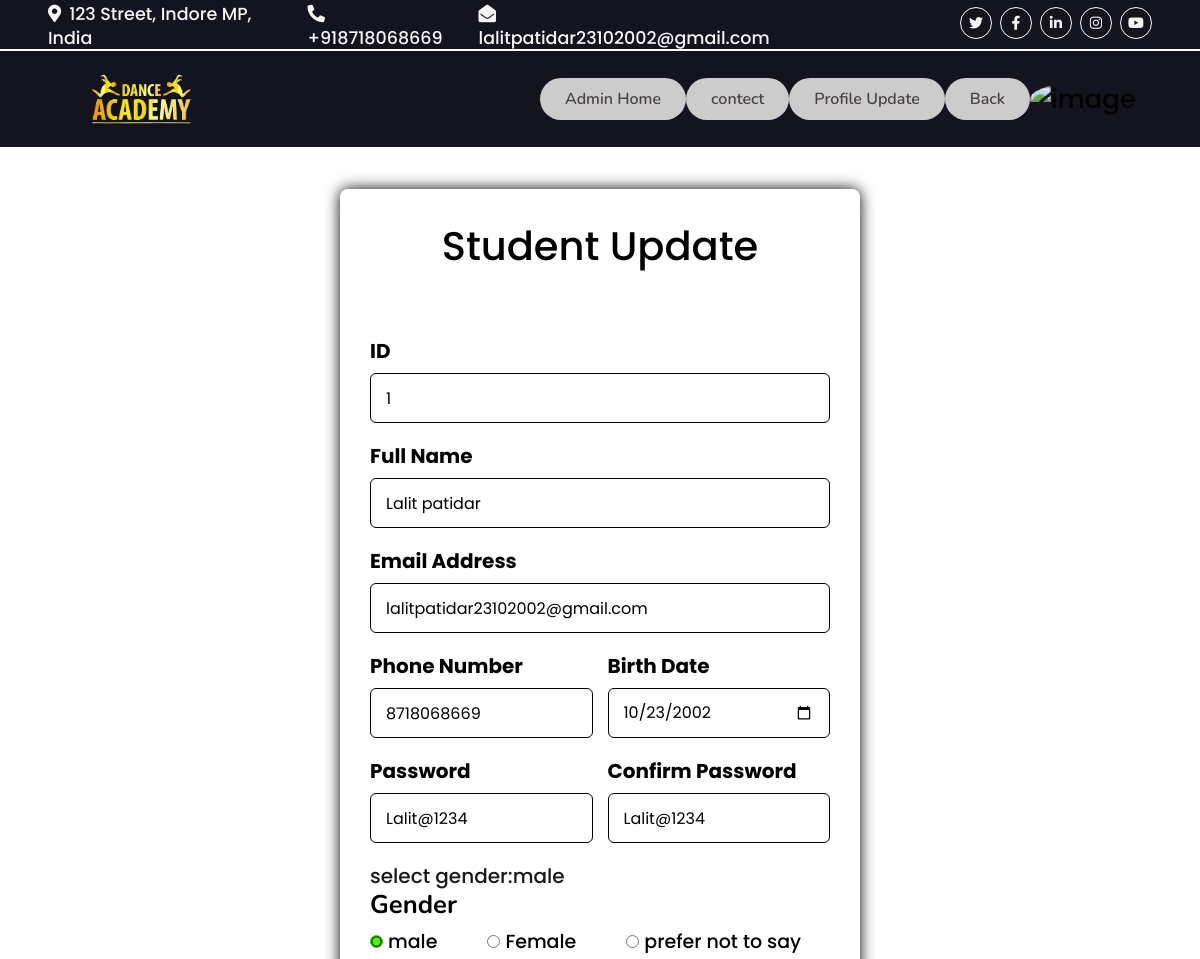
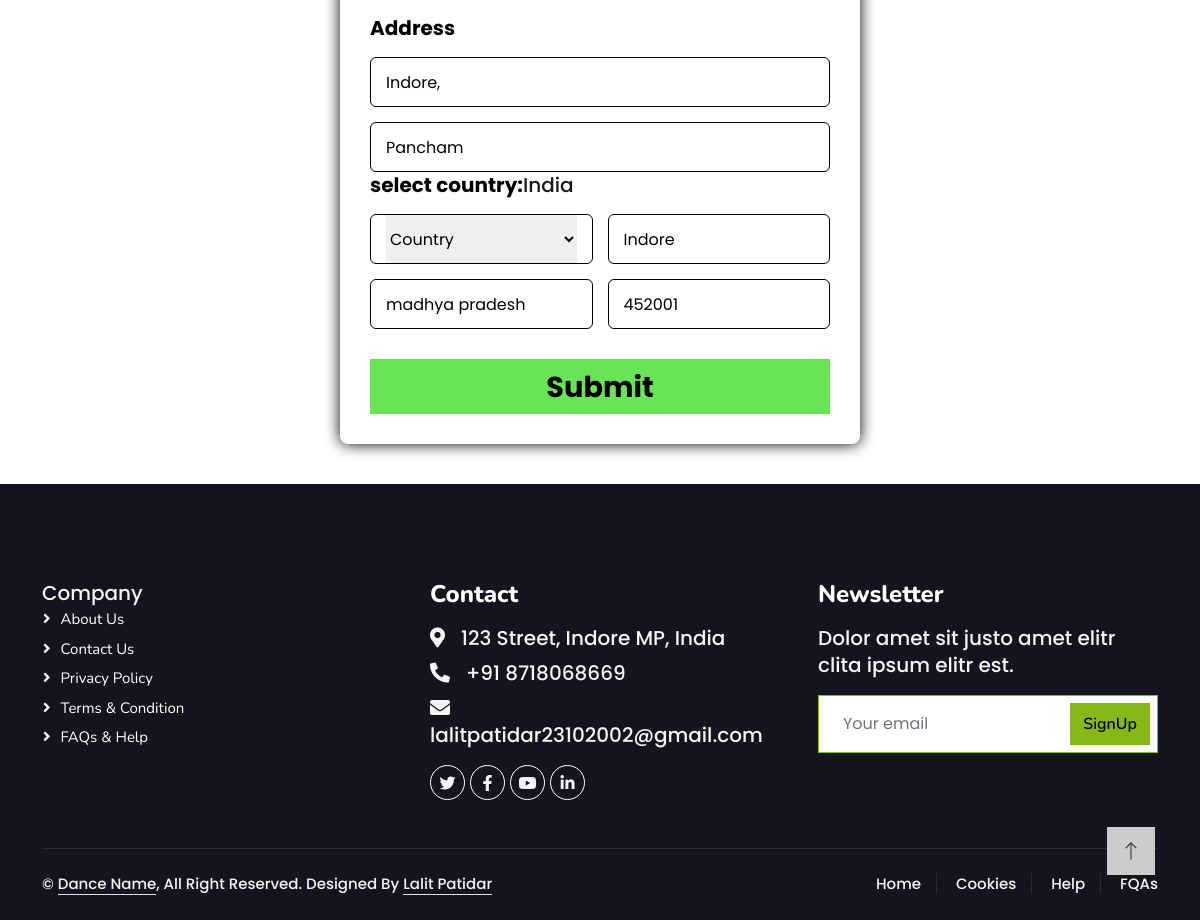
The page /adminhome/student_update_record/?id=1 on the database its author committed (2 pictures, top to bottom).
### my1/models.py (models this page shows)
class mstuser(models.Model):
    id=models.AutoField(primary_key=True)
    fnm=models.CharField(max_length=50)
    email=models.EmailField(max_length=80, unique=True)
    mno=models.CharField(max_length=10, unique=True)
    dob=models.CharField(max_length=15)
    pwd=models.CharField(max_length=50)
    gender=models.CharField(max_length=10)
    address1=models.CharField(max_length=100)
    address2=models.CharField(max_length=100)
    country=models.CharField(max_length=50)
    city=models.CharField(max_length=50)
    region=models.CharField(max_length=50)
    pin=models.IntegerField()
    role=models.CharField(max_length=50)
    image=models.FileField(upload_to='uploads/')

### adminapp/views.py (the view, shortened to what this page needs)
# urls.py: path('student_update_record/',views.student_update_record),
def student_update_record(request):
    image1=request.session.get('image')
    if request.method=='GET':
       id=request.GET.get("id")
       res=mstuser.objects.filter(id=id)
       return render(request, 'student_update_record.html',{'result':res,'img':image1})

### studentapp/views.py (called while the page is built)
def sessioncheckuser_middleware(get_response):
 def middleware(request):
    if request.path=='/studenthome/'  or request.path=='/studenthome/gallery1/' or request.path=='/studenthome/student_course_list/' or request.path=='/studenthome/student_batch_list/' or request.path=='/studenthome/updateprofile/' or request.path=="/studenthome/enroll_batch/" or request.path=="/studenthome/profile/":
      if "email" not in request.session:
            response=redirect('/login/')
      else:
            response=get_response(request)
    else:
        response=get_response(request)
    return response
 return middleware

### adminapp/templates/student_update_record.html (shortened to what this page needs)
{% extends "masterpage.html" %}
{% load static %}
{% block navbar %}
<div class="container-fluid position-relative p-0">
    <nav class="navbar navbar-expand-lg navbar-light px-4 px-lg-5 py-3 py-lg-0">
        <a href="" class="navbar-brand p-0">
            <img src="{% static 'images/logo.png' %}" alt="Logo">
        </a>
        <div class="collapse navbar-collapse" id="navbarCollapse">
            <a href="/adminhome/" class="btn btn-primary rounded-pill py-2 px-4">Admin Home</a>
            <a href="/adminhome/contect/" class="btn btn-primary rounded-pill py-2 px-4">contect</a>
            <a href="/adminhome/admin_update_profile/" class="btn btn-primary rounded-pill py-2 px-4"> Profile Update</a>
            <a href="/adminhome/student_update/" class="btn btn-primary rounded-pill py-2 px-4">Back</a>
        </div>
        <a class="navbar-brand p-0">
          <img src='{{ img }}' style="zoom: 130%;" alt="image" value="image" >
      </a>
    </nav>
</div>
{% endblock %}
{% block main1 %}
<link href="{% static 'css/register.css' %}" rel="stylesheet">
<link href="{% static 'css/adminhome.css' %}" rel="stylesheet">
<div class="div_register" >
 <section class="container_register">
      <header>Student Update</header>
      {% for x in result %}
      <form action="" method="post" class="form" >
        <div class="input-box">
          <label>ID</label>
          <input type="text" name="id" value="{{ x.id }}" readonly />
        </div>
        <div class="input-box">
          <label>Full Name</label>
          <input type="text" name="fnm" placeholder="Enter full name" value="{{ x.fnm }}" required />
        </div>
        <div class="input-box">
          <label>Email Address</label>
          <input type="email" name="email" placeholder="Enter email address" value="{{ x.email }}" readonly />
        </div>
        <div class="column">
          <div class="input-box">
            <label>Phone Number</label>
            <input type="number" name="mno" placeholder="Enter phone number" value={{ x.mno}} required />
          </div>
          <div class="input-box">
            <label>Birth Date</label>
            <input type="date" name="dob" placeholder="Enter birth date" value={{ x.dob }} required />
          </div>
        </div>
        <div class="column">
          <div class="input-box">
            <label>Password</label>
            <input type="text" name="pwd" placeholder="Enter Password" value="{{ x.pwd }}" required />
          </div>
          <div class="input-box">
            <label>Confirm Password</label>
            <input type="text" placeholder="Enter Confirm Password" value={{ x.pwd }} required />
          </div>
        </div>
        <div class="gender-box">
          <label>select gender: </label>{{ x.gender }}
          <h3>Gender</h3>
          <div class="gender-option">
            <div class="gender">
              <input type="radio" id="check-male" name="gender" value="male" checked />
              <label for="check-male">male</label>
            </div>
            <div class="gender">
              <input type="radio" id="check-female" name="gender" value="female"/>
              <label for="check-female">Female</label>
            </div>
            <div class="gender">
              <input type="radio" id="check-other" name="gender" value="NA" />
              <label for="check-other">prefer not to say</label>
            </div>
          </div>
        </div>
        <div class="input-box address">
          <label>Address</label>
          <input type="text" name="address1" value={{ x.address1 }} placeholder="Enter street address" required />
          <input type="text" name="address2" value={{ x.address2 }} placeholder="Enter street address line 2" required />
          <label>select country: </label>{{ x.country }}
          <div class="column">
            <div class="select-box">
              <select name="country" required>
                <option hidden>Country</option>
              </select>
            </div>
            <input type="text" name="city" value="{{ x.city }}" placeholder="Enter your city" required />
          </div>
          <div class="column">
            <input type="text" name="region" value="{{ x.region }}" placeholder="Enter your region" required />
            <input type="number" name="pin" value="{{ x.pin }}" placeholder="Enter postal code" required />
          </div>
        </div>
        <button>Submit</button>
      </form>
        {% endfor %}
    </section>
</div>
{% endblock %}

### adminapp/static/css/adminhome.css (style rules this page uses)
* { margin: 0; padding: 0; box-sizing: border-box; font-family: "Poppins", sans-serif; }

### my1/static/css/style.css (style rules this page uses)
:root { --primary: #86B817; --secondary: #FE8800; --light: #F5F5F5; --dark: #14141F; }
.btn { font-family: 'Nunito', sans-serif; font-weight: 600; transition: .5s; }
.btn.btn-primary, .btn.btn-secondary { color: #494343; background-color: #CCCCCC; }
.navbar-light .navbar-brand img { max-height: 60px; transition: .5s; }
.navbar-light .navbar-brand img { border-radius: 50%; }
@media (min-width: 992px) { .navbar-light { position: absolute; width: 100%; top: 0px; height: 100px; left: 0; background-color: #14141F; border-bottom: 2px solid rgb(255, 255, 255); border-top: 2px solid rgb(255, 255, 255); z-index: 999; } }

### my1/static/css/register.css (style rules this page uses)
.div_register { min-height: 100vh; display: flex; justify-content: center; background-color: #ffffff; padding: 20px; font-family: "Poppins", sans-serif; }
.container_register { position: relative; max-width: 520px; width: 100%; background: #ffffff; margin-top: 120px; margin-bottom: 20px; padding: 30px; border-radius: 8px; box-shadow: 0 0 15px rgba(0, 0, 0, 2.1); }
.container_register header { font-size: 2.5rem; color: #000000; font-weight: 500; text-align: center; }
.container_register .form { margin-top: 30px; }
.form .input-box { width: 100%; margin-top: 20px; border: #000000; }
.input-box label { color: #000000; font-weight: bold; }
.form :where(.input-box input, .select-box) { position: relative; height: 50px; width: 100%; outline: none; font-size: 1rem; color: #000000; margin-top: 8px; border: 1px solid #000000; border-radius: 6px; padding: 0 15px; }
.form .column { display: flex; column-gap: 15px; }
.form .gender-box { margin-top: 20px; }
.gender-box h3 { color: #000000; font-size: 1.6rem; font-weight: bold; }
.form :where(.gender-option, .gender) { display: flex; align-items: center; column-gap: 50px; flex-wrap: wrap; }
.form .gender { column-gap: 5px; }
.gender input { accent-color: rgb(60, 255, 0); }
.form :where(.gender input, .gender label) { cursor: pointer; }
.gender label { color: #000000; font-size: 19px; }
.address :where(input, .select-box) { margin-top: 15px; }
.select-box select { height: 100%; width: 100%; outline: none; border: none; color: #000000; font-size: 1rem; }
.form button { height: 55px; width: 100%; color: #000000; font-size: 1.8rem; font-weight: bold; margin-top: 30px; border: none; cursor: pointer; transition: all 0.2s ease; background: rgb(104, 228, 87); }

### rows shown on the page
mstuser: id "1", fnm "Lalit patidar", email "lalitpatidar23102002@gmail.com", mno "8718068669", dob "10/23/2002", pwd "Lalit@1234", gender "male", country "India", city "Indore", region "madhya pradesh", pin "452001"
